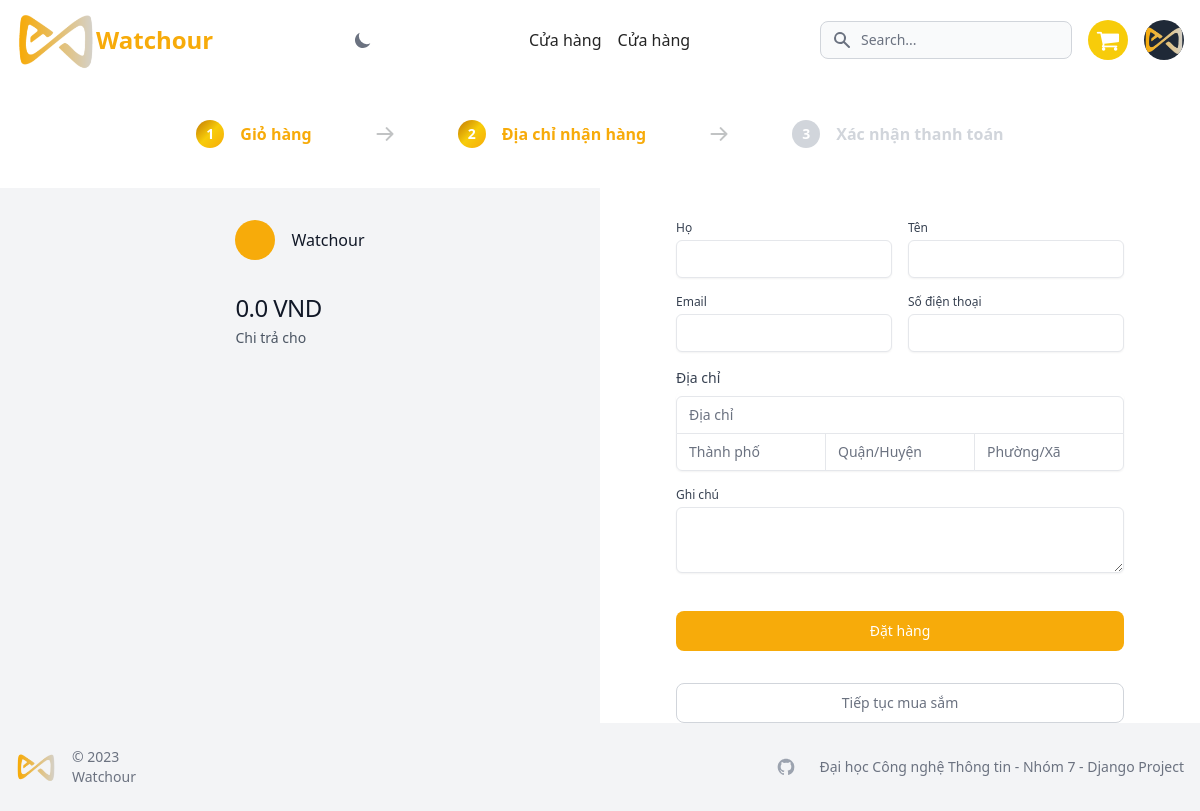
Before: /carts/checkout/ (signed in) with the older database file.
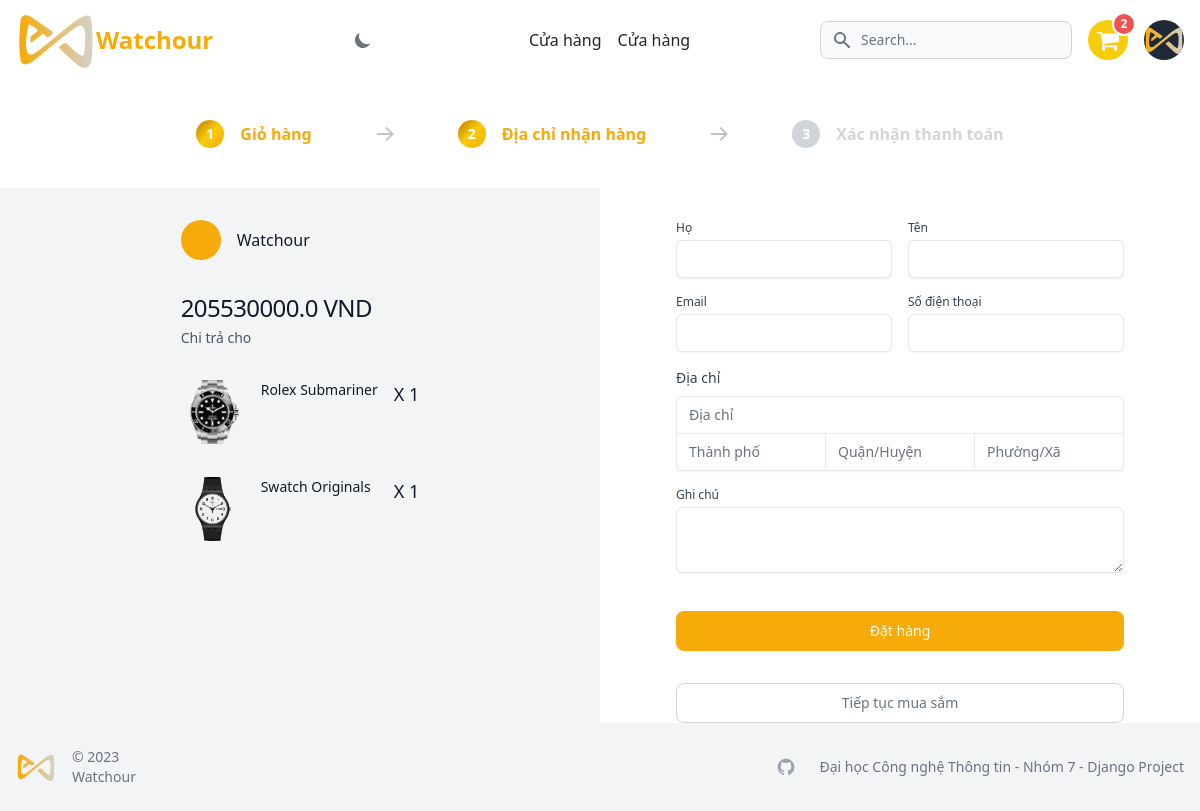
After: the same page with the newer database file.
### carts/models.py (models this page shows, shortened)
class CartItem(models.Model):
    user = models.ForeignKey(Account, on_delete=models.CASCADE, null=True)
    product = models.ForeignKey(Product, on_delete=models.CASCADE)
    cart = models.ForeignKey(Cart, on_delete=models.CASCADE, null=True)
    quantity = models.IntegerField()
    is_active = models.BooleanField(default=True)

### store/models.py (models this page shows, shortened)
class Product(models.Model):
    product_name = models.CharField(max_length=200, unique=True)
    slug = models.SlugField(max_length=200, unique=True)
    description = models.TextField(max_length=500, blank=True)
    price = models.IntegerField()
    images = models.ImageField(upload_to='photos/products')
    stock = models.IntegerField()
    is_available = models.BooleanField(default=True)
    category = models.ForeignKey(Category, on_delete=models.CASCADE)    # Khi xóa category thì Product bị xóa
    created_date = models.DateTimeField(auto_now_add=True)
    modified_date = models.DateTimeField(auto_now=True)

### carts/views.py (the view)
# urls.py: path('checkout/', views.checkout, name='checkout')
@login_required(login_url='login')
def checkout(request, total=0, quantity=0, cart_items=None):
    try:
        cart_items = CartItem.objects.filter(user=request.user, is_active=True)
        for cart_item in cart_items:
            total += cart_item.product.price * cart_item.quantity
            quantity += cart_item.quantity
        tax = total * 2 / 100
        grand_total = total + tax
    except ObjectDoesNotExist:
        pass    # Chỉ bỏ qua
    context = {
        'total': total,
        'quantity': quantity,
        'cart_items': cart_items,
        'tax': tax if "tax" in locals() else "",
        'grand_total': grand_total,
    }
    return render(request, 'store/checkout.html', context=context)

### carts/context_processors.py (called while the page is built)
def counter(request):
    if 'admin' in request.path:
        return {}
    else:
        try:
            if request.user.is_authenticated:
                cart_items = CartItem.objects.filter(user=request.user)
            else:
                cart = Cart.objects.get(cart_id=_cart_id(request=request))
                cart_items = CartItem.objects.filter(cart=cart)
            cart_count = sum([cart_item.quantity for cart_item in cart_items])
        except Cart.DoesNotExist:
            cart_count = 0
    return dict(cart_count=cart_count)

### category/context_processors.py (called while the page is built)
def menu_links(request):
    links = Category.objects.all()
    return dict(links=links)

### templates/store/checkout.html (shortened to what the changed rows need)
{% extends 'base.html' %} {% load static %} {% block content %}
<section class="h-full">
  <div class="min-h-[calc(100vh-276px)] max-w-screen-2xl md:grid-cols-2 grid grid-cols-1 mx-auto">
    <div class="flex items-start justify-center h-full bg-gray-100">
      <div class="lg:px-8 max-w-lg px-4 mt-8 space-y-8">
        <div class="flex items-center gap-4">
          <h2 class="font-medium text-gray-900">Watchour</h2>
        </div>
        <div>
          <p class="text-2xl font-medium tracking-tight text-gray-900">{{ grand_total }} VND</p>
          <p class="mt-1 text-sm text-gray-600">Chi trả cho</p>
        </div>
        <div>
          <div class="flow-root">
            <ul class="-my-4 divide-y divide-gray-100">
              {% for cart_item in cart_items %}
              <li class="flex items-start gap-4 py-4">
                <img src="{{ cart_item.product.images.url }}" alt="" class="object-cover w-16 h-16 rounded" />
                <h3 class="flex-1 text-sm text-gray-900">{{ cart_item.product.product_name }}</h3>
                <span class="text-lg font-medium text-gray-900"> X {{ cart_item.quantity }}</span>
              </li>
              {% endfor %}
            </ul>
          </div>
        </div>
      </div>
    </div>
  </div>
</section>
{% endblock %}

Changed rows visible on the page:
added CartItem: product.images (picture), product.product_name "Rolex Submariner", quantity "1"
added CartItem: product.images (picture), product.product_name "Swatch Originals", quantity "1"
Other visible differences:
{{ cart_count }}: (not shown) → "2"
{{ grand_total }}: "0.0" → "205530000.0"
